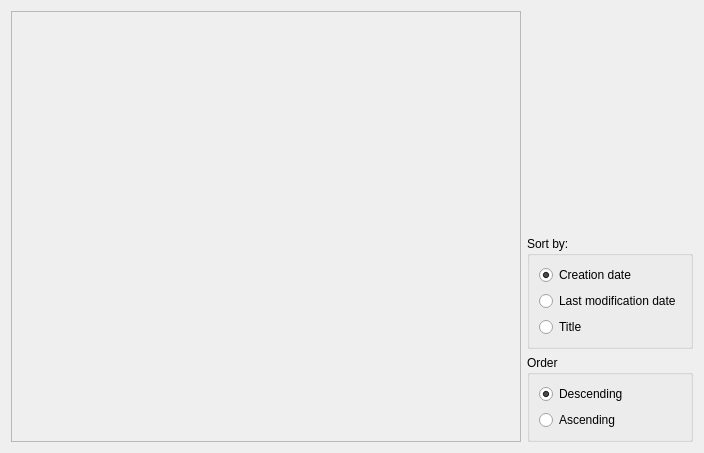
<?xml version="1.0" encoding="UTF-8"?>
<ui version="4.0">
 <class>NotesDisplayingTab</class>
 <widget class="QWidget" name="NotesDisplayingTab">
  <property name="geometry">
   <rect>
    <x>0</x>
    <y>0</y>
    <width>704</width>
    <height>453</height>
   </rect>
  </property>
  <property name="minimumSize">
   <size>
    <width>0</width>
    <height>0</height>
   </size>
  </property>
  <property name="windowTitle">
   <string>Form</string>
  </property>
  <layout class="QHBoxLayout" name="horizontalLayout" stretch="0,0">
   <item>
    <layout class="QVBoxLayout" name="verticalLayout_4">
     <item>
      <widget class="QScrollArea" name="scrollArea">
       <property name="widgetResizable">
        <bool>true</bool>
       </property>
       <widget class="QWidget" name="scrollAreaWidgetContents">
        <property name="geometry">
         <rect>
          <x>0</x>
          <y>0</y>
          <width>477</width>
          <height>16</height>
         </rect>
        </property>
        <property name="sizePolicy">
         <sizepolicy hsizetype="Preferred" vsizetype="Fixed">
          <horstretch>0</horstretch>
          <verstretch>0</verstretch>
         </sizepolicy>
        </property>
       </widget>
      </widget>
     </item>
    </layout>
   </item>
   <item>
    <layout class="QVBoxLayout" name="verticalLayout">
     <item alignment="Qt::AlignRight">
      <widget class="QPushButton" name="aboutNotes">
       <property name="sizePolicy">
        <sizepolicy hsizetype="Maximum" vsizetype="Fixed">
         <horstretch>0</horstretch>
         <verstretch>0</verstretch>
        </sizepolicy>
       </property>
       <property name="styleSheet">
        <string notr="true">border: none</string>
       </property>
       <property name="text">
        <string/>
       </property>
       <property name="icon">
        <iconset resource="../resources/images.qrc">
         <normaloff>:/images/about.png</normaloff>:/images/about.png</iconset>
       </property>
       <property name="iconSize">
        <size>
         <width>23</width>
         <height>24</height>
        </size>
       </property>
      </widget>
     </item>
     <item>
      <spacer name="verticalSpacer">
       <property name="orientation">
        <enum>Qt::Vertical</enum>
       </property>
       <property name="sizeHint" stdset="0">
        <size>
         <width>20</width>
         <height>40</height>
        </size>
       </property>
      </spacer>
     </item>
     <item alignment="Qt::AlignHCenter">
      <widget class="QPushButton" name="newNoteButton">
       <property name="sizePolicy">
        <sizepolicy hsizetype="Maximum" vsizetype="Expanding">
         <horstretch>0</horstretch>
         <verstretch>0</verstretch>
        </sizepolicy>
       </property>
       <property name="styleSheet">
        <string notr="true">border: none;
padding: 0;
margin: 0;</string>
       </property>
       <property name="text">
        <string/>
       </property>
       <property name="icon">
        <iconset resource="../resources/images.qrc">
         <normaloff>:/images/add.png</normaloff>:/images/add.png</iconset>
       </property>
       <property name="iconSize">
        <size>
         <width>70</width>
         <height>70</height>
        </size>
       </property>
      </widget>
     </item>
     <item>
      <widget class="QGroupBox" name="groupBox">
       <property name="sizePolicy">
        <sizepolicy hsizetype="Preferred" vsizetype="Preferred">
         <horstretch>0</horstretch>
         <verstretch>0</verstretch>
        </sizepolicy>
       </property>
       <property name="title">
        <string>Sort by:</string>
       </property>
       <property name="checkable">
        <bool>false</bool>
       </property>
       <property name="checked">
        <bool>false</bool>
       </property>
       <layout class="QVBoxLayout" name="verticalLayout_2">
        <item>
         <widget class="QRadioButton" name="sortByCreationDateButton">
          <property name="text">
           <string>Creation date</string>
          </property>
          <property name="checked">
           <bool>true</bool>
          </property>
         </widget>
        </item>
        <item>
         <widget class="QRadioButton" name="sortByModificationDateButton">
          <property name="text">
           <string>Last modification date</string>
          </property>
         </widget>
        </item>
        <item>
         <widget class="QRadioButton" name="sortByTitleButton">
          <property name="text">
           <string>Title</string>
          </property>
          <property name="checked">
           <bool>false</bool>
          </property>
         </widget>
        </item>
       </layout>
      </widget>
     </item>
     <item>
      <widget class="QGroupBox" name="groupBox_2">
       <property name="title">
        <string>Order</string>
       </property>
       <property name="flat">
        <bool>false</bool>
       </property>
       <property name="checkable">
        <bool>false</bool>
       </property>
       <layout class="QVBoxLayout" name="verticalLayout_3">
        <item>
         <widget class="QRadioButton" name="sortInDescendingOrder">
          <property name="text">
           <string>Descending</string>
          </property>
          <property name="checked">
           <bool>true</bool>
          </property>
         </widget>
        </item>
        <item>
         <widget class="QRadioButton" name="sortInAscendingOrderButton">
          <property name="text">
           <string>Ascending</string>
          </property>
          <property name="checked">
           <bool>false</bool>
          </property>
         </widget>
        </item>
       </layout>
      </widget>
     </item>
    </layout>
   </item>
  </layout>
 </widget>
 <resources>
  <include location="../resources/images.qrc"/>
 </resources>
 <connections/>
</ui>
